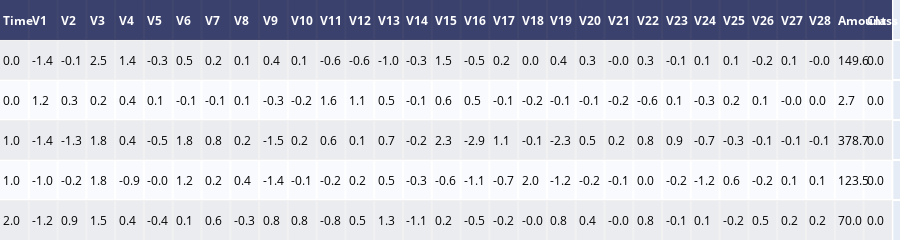

Source (notebook cell):
### Code cell
table = ff.create_table(train.head().round(1))
iplot(table,filename='jupyter-table1')

### Figure 1 — Plotly figure (JSON) as saved in the notebook; plotly's stock layout.template omitted (floating-point values rounded to 4 significant figures; data arrays with more than 128 entries replaced by an {"elided": "..."} marker saying what was removed)
{"data": [{"colorscale": [[0, "#00083e"], [0.5, "#ededee"], [1, "#ffffff"]], "hoverinfo": "none", "opacity": 0.75, "showscale": false, "type": "heatmap", "z": {"elided": "6x31 float values"}}], "layout": {"annotations": [{"align": "left", "font": {"color": "#ffffff"}, "showarrow": false, "text": "<b>Time</b>", "x": -0.45, "xanchor": "left", "xref": "x", "y": 0, "yref": "y"}, {"align": "left", "font": {"color": "#ffffff"}, "showarrow": false, "text": "<b>V1</b>", "x": 0.55, "xanchor": "left", "xref": "x", "y": 0, "yref": "y"}, {"align": "left", "font": {"color": "#ffffff"}, "showarrow": false, "text": "<b>V2</b>", "x": 1.55, "xanchor": "left", "xref": "x", "y": 0, "yref": "y"}, {"align": "left", "font": {"color": "#ffffff"}, "showarrow": false, "text": "<b>V3</b>", "x": 2.55, "xanchor": "left", "xref": "x", "y": 0, "yref": "y"}, {"align": "left", "font": {"color": "#ffffff"}, "showarrow": false, "text": "<b>V4</b>", "x": 3.55, "xanchor": "left", "xref": "x", "y": 0, "yref": "y"}, {"align": "left", "font": {"color": "#ffffff"}, "showarrow": false, "text": "<b>V5</b>", "x": 4.55, "xanchor": "left", "xref": "x", "y": 0, "yref": "y"}, {"align": "left", "font": {"color": "#ffffff"}, "showarrow": false, "text": "<b>V6</b>", "x": 5.55, "xanchor": "left", "xref": "x", "y": 0, "yref": "y"}, {"align": "left", "font": {"color": "#ffffff"}, "showarrow": false, "text": "<b>V7</b>", "x": 6.55, "xanchor": "left", "xref": "x", "y": 0, "yref": "y"}, {"align": "left", "font": {"color": "#ffffff"}, "showarrow": false, "text": "<b>V8</b>", "x": 7.55, "xanchor": "left", "xref": "x", "y": 0, "yref": "y"}, {"align": "left", "font": {"color": "#ffffff"}, "showarrow": false, "text": "<b>V9</b>", "x": 8.55, "xanchor": "left", "xref": "x", "y": 0, "yref": "y"}, {"align": "left", "font": {"color": "#ffffff"}, "showarrow": false, "text": "<b>V10</b>", "x": 9.55, "xanchor": "left", "xref": "x", "y": 0, "yref": "y"}, {"align": "left", "font": {"color": "#ffffff"}, "showarrow": false, "text": "<b>V11</b>", "x": 10.55, "xanchor": "left", "xref": "x", "y": 0, "yref": "y"}, {"align": "left", "font": {"color": "#ffffff"}, "showarrow": false, "text": "<b>V12</b>", "x": 11.55, "xanchor": "left", "xref": "x", "y": 0, "yref": "y"}, {"align": "left", "font": {"color": "#ffffff"}, "showarrow": false, "text": "<b>V13</b>", "x": 12.55, "xanchor": "left", "xref": "x", "y": 0, "yref": "y"}, {"align": "left", "font": {"color": "#ffffff"}, "showarrow": false, "text": "<b>V14</b>", "x": 13.55, "xanchor": "left", "xref": "x", "y": 0, "yref": "y"}, {"align": "left", "font": {"color": "#ffffff"}, "showarrow": false, "text": "<b>V15</b>", "x": 14.55, "xanchor": "left", "xref": "x", "y": 0, "yref": "y"}, {"align": "left", "font": {"color": "#ffffff"}, "showarrow": false, "text": "<b>V16</b>", "x": 15.55, "xanchor": "left", "xref": "x", "y": 0, "yref": "y"}, {"align": "left", "font": {"color": "#ffffff"}, "showarrow": false, "text": "<b>V17</b>", "x": 16.55, "xanchor": "left", "xref": "x", "y": 0, "yref": "y"}, {"align": "left", "font": {"color": "#ffffff"}, "showarrow": false, "text": "<b>V18</b>", "x": 17.55, "xanchor": "left", "xref": "x", "y": 0, "yref": "y"}, {"align": "left", "font": {"color": "#ffffff"}, "showarrow": false, "text": "<b>V19</b>", "x": 18.55, "xanchor": "left", "xref": "x", "y": 0, "yref": "y"}, {"align": "left", "font": {"color": "#ffffff"}, "showarrow": false, "text": "<b>V20</b>", "x": 19.55, "xanchor": "left", "xref": "x", "y": 0, "yref": "y"}, {"align": "left", "font": {"color": "#ffffff"}, "showarrow": false, "text": "<b>V21</b>", "x": 20.55, "xanchor": "left", "xref": "x", "y": 0, "yref": "y"}, {"align": "left", "font": {"color": "#ffffff"}, "showarrow": false, "text": "<b>V22</b>", "x": 21.55, "xanchor": "left", "xref": "x", "y": 0, "yref": "y"}, {"align": "left", "font": {"color": "#ffffff"}, "showarrow": false, "text": "<b>V23</b>", "x": 22.55, "xanchor": "left", "xref": "x", "y": 0, "yref": "y"}, {"align": "left", "font": {"color": "#ffffff"}, "showarrow": false, "text": "<b>V24</b>", "x": 23.55, "xanchor": "left", "xref": "x", "y": 0, "yref": "y"}, {"align": "left", "font": {"color": "#ffffff"}, "showarrow": false, "text": "<b>V25</b>", "x": 24.55, "xanchor": "left", "xref": "x", "y": 0, "yref": "y"}, {"align": "left", "font": {"color": "#ffffff"}, "showarrow": false, "text": "<b>V26</b>", "x": 25.55, "xanchor": "left", "xref": "x", "y": 0, "yref": "y"}, {"align": "left", "font": {"color": "#ffffff"}, "showarrow": false, "text": "<b>V27</b>", "x": 26.55, "xanchor": "left", "xref": "x", "y": 0, "yref": "y"}, {"align": "left", "font": {"color": "#ffffff"}, "showarrow": false, "text": "<b>V28</b>", "x": 27.55, "xanchor": "left", "xref": "x", "y": 0, "yref": "y"}, {"align": "left", "font": {"color": "#ffffff"}, "showarrow": false, "text": "<b>Amount</b>", "x": 28.55, "xanchor": "left", "xref": "x", "y": 0, "yref": "y"}, {"align": "left", "font": {"color": "#ffffff"}, "showarrow": false, "text": "<b>Class</b>", "x": 29.55, "xanchor": "left", "xref": "x", "y": 0, "yref": "y"}, {"align": "left", "font": {"color": "#000000"}, "showarrow": false, "text": "0.0", "x": -0.45, "xanchor": "left", "xref": "x", "y": 1, "yref": "y"}, {"align": "left", "font": {"color": "#000000"}, "showarrow": false, "text": "-1.4", "x": 0.55, "xanchor": "left", "xref": "x", "y": 1, "yref": "y"}, {"align": "left", "font": {"color": "#000000"}, "showarrow": false, "text": "-0.1", "x": 1.55, "xanchor": "left", "xref": "x", "y": 1, "yref": "y"}, {"align": "left", "font": {"color": "#000000"}, "showarrow": false, "text": "2.5", "x": 2.55, "xanchor": "left", "xref": "x", "y": 1, "yref": "y"}, {"align": "left", "font": {"color": "#000000"}, "showarrow": false, "text": "1.4", "x": 3.55, "xanchor": "left", "xref": "x", "y": 1, "yref": "y"}, {"align": "left", "font": {"color": "#000000"}, "showarrow": false, "text": "-0.3", "x": 4.55, "xanchor": "left", "xref": "x", "y": 1, "yref": "y"}, {"align": "left", "font": {"color": "#000000"}, "showarrow": false, "text": "0.5", "x": 5.55, "xanchor": "left", "xref": "x", "y": 1, "yref": "y"}, {"align": "left", "font": {"color": "#000000"}, "showarrow": false, "text": "0.2", "x": 6.55, "xanchor": "left", "xref": "x", "y": 1, "yref": "y"}, {"align": "left", "font": {"color": "#000000"}, "showarrow": false, "text": "0.1", "x": 7.55, "xanchor": "left", "xref": "x", "y": 1, "yref": "y"}, {"align": "left", "font": {"color": "#000000"}, "showarrow": false, "text": "0.4", "x": 8.55, "xanchor": "left", "xref": "x", "y": 1, "yref": "y"}, {"align": "left", "font": {"color": "#000000"}, "showarrow": false, "text": "0.1", "x": 9.55, "xanchor": "left", "xref": "x", "y": 1, "yref": "y"}, {"align": "left", "font": {"color": "#000000"}, "showarrow": false, "text": "-0.6", "x": 10.55, "xanchor": "left", "xref": "x", "y": 1, "yref": "y"}, {"align": "left", "font": {"color": "#000000"}, "showarrow": false, "text": "-0.6", "x": 11.55, "xanchor": "left", "xref": "x", "y": 1, "yref": "y"}, {"align": "left", "font": {"color": "#000000"}, "showarrow": false, "text": "-1.0", "x": 12.55, "xanchor": "left", "xref": "x", "y": 1, "yref": "y"}, {"align": "left", "font": {"color": "#000000"}, "showarrow": false, "text": "-0.3", "x": 13.55, "xanchor": "left", "xref": "x", "y": 1, "yref": "y"}, {"align": "left", "font": {"color": "#000000"}, "showarrow": false, "text": "1.5", "x": 14.55, "xanchor": "left", "xref": "x", "y": 1, "yref": "y"}, {"align": "left", "font": {"color": "#000000"}, "showarrow": false, "text": "-0.5", "x": 15.55, "xanchor": "left", "xref": "x", "y": 1, "yref": "y"}, {"align": "left", "font": {"color": "#000000"}, "showarrow": false, "text": "0.2", "x": 16.55, "xanchor": "left", "xref": "x", "y": 1, "yref": "y"}, {"align": "left", "font": {"color": "#000000"}, "showarrow": false, "text": "0.0", "x": 17.55, "xanchor": "left", "xref": "x", "y": 1, "yref": "y"}, {"align": "left", "font": {"color": "#000000"}, "showarrow": false, "text": "0.4", "x": 18.55, "xanchor": "left", "xref": "x", "y": 1, "yref": "y"}, {"align": "left", "font": {"color": "#000000"}, "showarrow": false, "text": "0.3", "x": 19.55, "xanchor": "left", "xref": "x", "y": 1, "yref": "y"}, {"align": "left", "font": {"color": "#000000"}, "showarrow": false, "text": "-0.0", "x": 20.55, "xanchor": "left", "xref": "x", "y": 1, "yref": "y"}, {"align": "left", "font": {"color": "#000000"}, "showarrow": false, "text": "0.3", "x": 21.55, "xanchor": "left", "xref": "x", "y": 1, "yref": "y"}, {"align": "left", "font": {"color": "#000000"}, "showarrow": false, "text": "-0.1", "x": 22.55, "xanchor": "left", "xref": "x", "y": 1, "yref": "y"}, {"align": "left", "font": {"color": "#000000"}, "showarrow": false, "text": "0.1", "x": 23.55, "xanchor": "left", "xref": "x", "y": 1, "yref": "y"}, {"align": "left", "font": {"color": "#000000"}, "showarrow": false, "text": "0.1", "x": 24.55, "xanchor": "left", "xref": "x", "y": 1, "yref": "y"}, {"align": "left", "font": {"color": "#000000"}, "showarrow": false, "text": "-0.2", "x": 25.55, "xanchor": "left", "xref": "x", "y": 1, "yref": "y"}, {"align": "left", "font": {"color": "#000000"}, "showarrow": false, "text": "0.1", "x": 26.55, "xanchor": "left", "xref": "x", "y": 1, "yref": "y"}, {"align": "left", "font": {"color": "#000000"}, "showarrow": false, "text": "-0.0", "x": 27.55, "xanchor": "left", "xref": "x", "y": 1, "yref": "y"}, {"align": "left", "font": {"color": "#000000"}, "showarrow": false, "text": "149.6", "x": 28.55, "xanchor": "left", "xref": "x", "y": 1, "yref": "y"}, {"align": "left", "font": {"color": "#000000"}, "showarrow": false, "text": "0.0", "x": 29.55, "xanchor": "left", "xref": "x", "y": 1, "yref": "y"}, {"align": "left", "font": {"color": "#000000"}, "showarrow": false, "text": "0.0", "x": -0.45, "xanchor": "left", "xref": "x", "y": 2, "yref": "y"}, {"align": "left", "font": {"color": "#000000"}, "showarrow": false, "text": "1.2", "x": 0.55, "xanchor": "left", "xref": "x", "y": 2, "yref": "y"}, {"align": "left", "font": {"color": "#000000"}, "showarrow": false, "text": "0.3", "x": 1.55, "xanchor": "left", "xref": "x", "y": 2, "yref": "y"}, {"align": "left", "font": {"color": "#000000"}, "showarrow": false, "text": "0.2", "x": 2.55, "xanchor": "left", "xref": "x", "y": 2, "yref": "y"}, {"align": "left", "font": {"color": "#000000"}, "showarrow": false, "text": "0.4", "x": 3.55, "xanchor": "left", "xref": "x", "y": 2, "yref": "y"}, {"align": "left", "font": {"color": "#000000"}, "showarrow": false, "text": "0.1", "x": 4.55, "xanchor": "left", "xref": "x", "y": 2, "yref": "y"}, {"align": "left", "font": {"color": "#000000"}, "showarrow": false, "text": "-0.1", "x": 5.55, "xanchor": "left", "xref": "x", "y": 2, "yref": "y"}, {"align": "left", "font": {"color": "#000000"}, "showarrow": false, "text": "-0.1", "x": 6.55, "xanchor": "left", "xref": "x", "y": 2, "yref": "y"}, {"align": "left", "font": {"color": "#000000"}, "showarrow": false, "text": "0.1", "x": 7.55, "xanchor": "left", "xref": "x", "y": 2, "yref": "y"}, {"align": "left", "font": {"color": "#000000"}, "showarrow": false, "text": "-0.3", "x": 8.55, "xanchor": "left", "xref": "x", "y": 2, "yref": "y"}, {"align": "left", "font": {"color": "#000000"}, "showarrow": false, "text": "-0.2", "x": 9.55, "xanchor": "left", "xref": "x", "y": 2, "yref": "y"}, {"align": "left", "font": {"color": "#000000"}, "showarrow": false, "text": "1.6", "x": 10.55, "xanchor": "left", "xref": "x", "y": 2, "yref": "y"}, {"align": "left", "font": {"color": "#000000"}, "showarrow": false, "text": "1.1", "x": 11.55, "xanchor": "left", "xref": "x", "y": 2, "yref": "y"}, {"align": "left", "font": {"color": "#000000"}, "showarrow": false, "text": "0.5", "x": 12.55, "xanchor": "left", "xref": "x", "y": 2, "yref": "y"}, {"align": "left", "font": {"color": "#000000"}, "showarrow": false, "text": "-0.1", "x": 13.55, "xanchor": "left", "xref": "x", "y": 2, "yref": "y"}, {"align": "left", "font": {"color": "#000000"}, "showarrow": false, "text": "0.6", "x": 14.55, "xanchor": "left", "xref": "x", "y": 2, "yref": "y"}, {"align": "left", "font": {"color": "#000000"}, "showarrow": false, "text": "0.5", "x": 15.55, "xanchor": "left", "xref": "x", "y": 2, "yref": "y"}, {"align": "left", "font": {"color": "#000000"}, "showarrow": false, "text": "-0.1", "x": 16.55, "xanchor": "left", "xref": "x", "y": 2, "yref": "y"}, {"align": "left", "font": {"color": "#000000"}, "showarrow": false, "text": "-0.2", "x": 17.55, "xanchor": "left", "xref": "x", "y": 2, "yref": "y"}, {"align": "left", "font": {"color": "#000000"}, "showarrow": false, "text": "-0.1", "x": 18.55, "xanchor": "left", "xref": "x", "y": 2, "yref": "y"}, {"align": "left", "font": {"color": "#000000"}, "showarrow": false, "text": "-0.1", "x": 19.55, "xanchor": "left", "xref": "x", "y": 2, "yref": "y"}, {"align": "left", "font": {"color": "#000000"}, "showarrow": false, "text": "-0.2", "x": 20.55, "xanchor": "left", "xref": "x", "y": 2, "yref": "y"}, {"align": "left", "font": {"color": "#000000"}, "showarrow": false, "text": "-0.6", "x": 21.55, "xanchor": "left", "xref": "x", "y": 2, "yref": "y"}, {"align": "left", "font": {"color": "#000000"}, "showarrow": false, "text": "0.1", "x": 22.55, "xanchor": "left", "xref": "x", "y": 2, "yref": "y"}, {"align": "left", "font": {"color": "#000000"}, "showarrow": false, "text": "-0.3", "x": 23.55, "xanchor": "left", "xref": "x", "y": 2, "yref": "y"}, {"align": "left", "font": {"color": "#000000"}, "showarrow": false, "text": "0.2", "x": 24.55, "xanchor": "left", "xref": "x", "y": 2, "yref": "y"}, {"align": "left", "font": {"color": "#000000"}, "showarrow": false, "text": "0.1", "x": 25.55, "xanchor": "left", "xref": "x", "y": 2, "yref": "y"}, {"align": "left", "font": {"color": "#000000"}, "showarrow": false, "text": "-0.0", "x": 26.55, "xanchor": "left", "xref": "x", "y": 2, "yref": "y"}, {"align": "left", "font": {"color": "#000000"}, "showarrow": false, "text": "0.0", "x": 27.55, "xanchor": "left", "xref": "x", "y": 2, "yref": "y"}, {"align": "left", "font": {"color": "#000000"}, "showarrow": false, "text": "2.7", "x": 28.55, "xanchor": "left", "xref": "x", "y": 2, "yref": "y"}, {"align": "left", "font": {"color": "#000000"}, "showarrow": false, "text": "0.0", "x": 29.55, "xanchor": "left", "xref": "x", "y": 2, "yref": "y"}, {"align": "left", "font": {"color": "#000000"}, "showarrow": false, "text": "1.0", "x": -0.45, "xanchor": "left", "xref": "x", "y": 3, "yref": "y"}, {"align": "left", "font": {"color": "#000000"}, "showarrow": false, "text": "-1.4", "x": 0.55, "xanchor": "left", "xref": "x", "y": 3, "yref": "y"}, {"align": "left", "font": {"color": "#000000"}, "showarrow": false, "text": "-1.3", "x": 1.55, "xanchor": "left", "xref": "x", "y": 3, "yref": "y"}, {"align": "left", "font": {"color": "#000000"}, "showarrow": false, "text": "1.8", "x": 2.55, "xanchor": "left", "xref": "x", "y": 3, "yref": "y"}, {"align": "left", "font": {"color": "#000000"}, "showarrow": false, "text": "0.4", "x": 3.55, "xanchor": "left", "xref": "x", "y": 3, "yref": "y"}, {"align": "left", "font": {"color": "#000000"}, "showarrow": false, "text": "-0.5", "x": 4.55, "xanchor": "left", "xref": "x", "y": 3, "yref": "y"}, {"align": "left", "font": {"color": "#000000"}, "showarrow": false, "text": "1.8", "x": 5.55, "xanchor": "left", "xref": "x", "y": 3, "yref": "y"}, {"align": "left", "font": {"color": "#000000"}, "showarrow": false, "text": "0.8", "x": 6.55, "xanchor": "left", "xref": "x", "y": 3, "yref": "y"}, {"align": "left", "font": {"color": "#000000"}, "showarrow": false, "text": "0.2", "x": 7.55, "xanchor": "left", "xref": "x", "y": 3, "yref": "y"}, {"align": "left", "font": {"color": "#000000"}, "showarrow": false, "text": "-1.5", "x": 8.55, "xanchor": "left", "xref": "x", "y": 3, "yref": "y"}, {"align": "left", "font": {"color": "#000000"}, "showarrow": false, "text": "0.2", "x": 9.55, "xanchor": "left", "xref": "x", "y": 3, "yref": "y"}, {"align": "left", "font": {"color": "#000000"}, "showarrow": false, "text": "0.6", "x": 10.55, "xanchor": "left", "xref": "x", "y": 3, "yref": "y"}, {"align": "left", "font": {"color": "#000000"}, "showarrow": false, "text": "0.1", "x": 11.55, "xanchor": "left", "xref": "x", "y": 3, "yref": "y"}, {"align": "left", "font": {"color": "#000000"}, "showarrow": false, "text": "0.7", "x": 12.55, "xanchor": "left", "xref": "x", "y": 3, "yref": "y"}, {"align": "left", "font": {"color": "#000000"}, "showarrow": false, "text": "-0.2", "x": 13.55, "xanchor": "left", "xref": "x", "y": 3, "yref": "y"}, {"align": "left", "font": {"color": "#000000"}, "showarrow": false, "text": "2.3", "x": 14.55, "xanchor": "left", "xref": "x", "y": 3, "yref": "y"}, {"align": "left", "font": {"color": "#000000"}, "showarrow": false, "text": "-2.9", "x": 15.55, "xanchor": "left", "xref": "x", "y": 3, "yref": "y"}, {"align": "left", "font": {"color": "#000000"}, "showarrow": false, "text": "1.1", "x": 16.55, "xanchor": "left", "xref": "x", "y": 3, "yref": "y"}, {"align": "left", "font": {"color": "#000000"}, "showarrow": false, "text": "-0.1", "x": 17.55, "xanchor": "left", "xref": "x", "y": 3, "yref": "y"}, {"align": "left", "font": {"color": "#000000"}, "showarrow": false, "text": "-2.3", "x": 18.55, "xanchor": "left", "xref": "x", "y": 3, "yref": "y"}, {"align": "left", "font": {"color": "#000000"}, "showarrow": false, "text": "0.5", "x": 19.55, "xanchor": "left", "xref": "x", "y": 3, "yref": "y"}, {"align": "left", "font": {"color": "#000000"}, "showarrow": false, "text": "0.2", "x": 20.55, "xanchor": "left", "xref": "x", "y": 3, "yref": "y"}, {"align": "left", "font": {"color": "#000000"}, "showarrow": false, "text": "0.8", "x": 21.55, "xanchor": "left", "xref": "x", "y": 3, "yref": "y"}, {"align": "left", "font": {"color": "#000000"}, "showarrow": false, "text": "0.9", "x": 22.55, "xanchor": "left", "xref": "x", "y": 3, "yref": "y"}, {"align": "left", "font": {"color": "#000000"}, "showarrow": false, "text": "-0.7", "x": 23.55, "xanchor": "left", "xref": "x", "y": 3, "yref": "y"}, {"align": "left", "font": {"color": "#000000"}, "showarrow": false, "text": "-0.3", "x": 24.55, "xanchor": "left", "xref": "x", "y": 3, "yref": "y"}, {"align": "left", "font": {"color": "#000000"}, "showarrow": false, "text": "-0.1", "x": 25.55, "xanchor": "left", "xref": "x", "y": 3, "yref": "y"}, {"align": "left", "font": {"color": "#000000"}, "showarrow": false, "text": "-0.1", "x": 26.55, "xanchor": "left", "xref": "x", "y": 3, "yref": "y"}, {"align": "left", "font": {"color": "#000000"}, "showarrow": false, "text": "-0.1", "x": 27.55, "xanchor": "left", "xref": "x", "y": 3, "yref": "y"}, {"align": "left", "font": {"color": "#000000"}, "showarrow": false, "text": "378.7", "x": 28.55, "xanchor": "left", "xref": "x", "y": 3, "yref": "y"}, {"align": "left", "font": {"color": "#000000"}, "showarrow": false, "text": "0.0", "x": 29.55, "xanchor": "left", "xref": "x", "y": 3, "yref": "y"}, {"align": "left", "font": {"color": "#000000"}, "showarrow": false, "text": "1.0", "x": -0.45, "xanchor": "left", "xref": "x", "y": 4, "yref": "y"}, {"align": "left", "font": {"color": "#000000"}, "showarrow": false, "text": "-1.0", "x": 0.55, "xanchor": "left", "xref": "x", "y": 4, "yref": "y"}, {"align": "left", "font": {"color": "#000000"}, "showarrow": false, "text": "-0.2", "x": 1.55, "xanchor": "left", "xref": "x", "y": 4, "yref": "y"}, {"align": "left", "font": {"color": "#000000"}, "showarrow": false, "text": "1.8", "x": 2.55, "xanchor": "left", "xref": "x", "y": 4, "yref": "y"}, {"align": "left", "font": {"color": "#000000"}, "showarrow": false, "text": "-0.9", "x": 3.55, "xanchor": "left", "xref": "x", "y": 4, "yref": "y"}, {"align": "left", "font": {"color": "#000000"}, "showarrow": false, "text": "-0.0", "x": 4.55, "xanchor": "left", "xref": "x", "y": 4, "yref": "y"}, {"align": "left", "font": {"color": "#000000"}, "showarrow": false, "text": "1.2", "x": 5.55, "xanchor": "left", "xref": "x", "y": 4, "yref": "y"}, {"align": "left", "font": {"color": "#000000"}, "showarrow": false, "text": "0.2", "x": 6.55, "xanchor": "left", "xref": "x", "y": 4, "yref": "y"}, {"align": "left", "font": {"color": "#000000"}, "showarrow": false, "text": "0.4", "x": 7.55, "xanchor": "left", "xref": "x", "y": 4, "yref": "y"}, {"align": "left", "font": {"color": "#000000"}, "showarrow": false, "text": "-1.4", "x": 8.55, "xanchor": "left", "xref": "x", "y": 4, "yref": "y"}, {"align": "left", "font": {"color": "#000000"}, "showarrow": false, "text": "-0.1", "x": 9.55, "xanchor": "left", "xref": "x", "y": 4, "yref": "y"}, {"align": "left", "font": {"color": "#000000"}, "showarrow": false, "text": "-0.2", "x": 10.55, "xanchor": "left", "xref": "x", "y": 4, "yref": "y"}, {"align": "left", "font": {"color": "#000000"}, "showarrow": false, "text": "0.2", "x": 11.55, "xanchor": "left", "xref": "x", "y": 4, "yref": "y"}, {"align": "left", "font": {"color": "#000000"}, "showarrow": false, "text": "0.5", "x": 12.55, "xanchor": "left", "xref": "x", "y": 4, "yref": "y"}, {"align": "left", "font": {"color": "#000000"}, "showarrow": false, "text": "-0.3", "x": 13.55, "xanchor": "left", "xref": "x", "y": 4, "yref": "y"}, {"align": "left", "font": {"color": "#000000"}, "showarrow": false, "text": "-0.6", "x": 14.55, "xanchor": "left", "xref": "x", "y": 4, "yref": "y"}, {"align": "left", "font": {"color": "#000000"}, "showarrow": false, "text": "-1.1", "x": 15.55, "xanchor": "left", "xref": "x", "y": 4, "yref": "y"}, {"align": "left", "font": {"color": "#000000"}, "showarrow": false, "text": "-0.7", "x": 16.55, "xanchor": "left", "xref": "x", "y": 4, "yref": "y"}, {"align": "left", "font": {"color": "#000000"}, "showarrow": false, "text": "2.0", "x": 17.55, "xanchor": "left", "xref": "x", "y": 4, "yref": "y"}, {"align": "left", "font": {"color": "#000000"}, "showarrow": false, "text": "-1.2", "x": 18.55, "xanchor": "left", "xref": "x", "y": 4, "yref": "y"}, {"align": "left", "font": {"color": "#000000"}, "showarrow": false, "text": "-0.2", "x": 19.55, "xanchor": "left", "xref": "x", "y": 4, "yref": "y"}, {"align": "left", "font": {"color": "#000000"}, "showarrow": false, "text": "-0.1", "x": 20.55, "xanchor": "left", "xref": "x", "y": 4, "yref": "y"}, {"align": "left", "font": {"color": "#000000"}, "showarrow": false, "text": "0.0", "x": 21.55, "xanchor": "left", "xref": "x", "y": 4, "yref": "y"}, {"align": "left", "font": {"color": "#000000"}, "showarrow": false, "text": "-0.2", "x": 22.55, "xanchor": "left", "xref": "x", "y": 4, "yref": "y"}, {"align": "left", "font": {"color": "#000000"}, "showarrow": false, "text": "-1.2", "x": 23.55, "xanchor": "left", "xref": "x", "y": 4, "yref": "y"}, {"align": "left", "font": {"color": "#000000"}, "showarrow": false, "text": "0.6", "x": 24.55, "xanchor": "left", "xref": "x", "y": 4, "yref": "y"}, {"align": "left", "font": {"color": "#000000"}, "showarrow": false, "text": "-0.2", "x": 25.55, "xanchor": "left", "xref": "x", "y": 4, "yref": "y"}, {"align": "left", "font": {"color": "#000000"}, "showarrow": false, "text": "0.1", "x": 26.55, "xanchor": "left", "xref": "x", "y": 4, "yref": "y"}, {"align": "left", "font": {"color": "#000000"}, "showarrow": false, "text": "0.1", "x": 27.55, "xanchor": "left", "xref": "x", "y": 4, "yref": "y"}, {"align": "left", "font": {"color": "#000000"}, "showarrow": false, "text": "123.5", "x": 28.55, "xanchor": "left", "xref": "x", "y": 4, "yref": "y"}, {"align": "left", "font": {"color": "#000000"}, "showarrow": false, "text": "0.0", "x": 29.55, "xanchor": "left", "xref": "x", "y": 4, "yref": "y"}, {"align": "left", "font": {"color": "#000000"}, "showarrow": false, "text": "2.0", "x": -0.45, "xanchor": "left", "xref": "x", "y": 5, "yref": "y"}, {"align": "left", "font": {"color": "#000000"}, "showarrow": false, "text": "-1.2", "x": 0.55, "xanchor": "left", "xref": "x", "y": 5, "yref": "y"}, {"align": "left", "font": {"color": "#000000"}, "showarrow": false, "text": "0.9", "x": 1.55, "xanchor": "left", "xref": "x", "y": 5, "yref": "y"}, {"align": "left", "font": {"color": "#000000"}, "showarrow": false, "text": "1.5", "x": 2.55, "xanchor": "left", "xref": "x", "y": 5, "yref": "y"}, {"align": "left", "font": {"color": "#000000"}, "showarrow": false, "text": "0.4", "x": 3.55, "xanchor": "left", "xref": "x", "y": 5, "yref": "y"}, {"align": "left", "font": {"color": "#000000"}, "showarrow": false, "text": "-0.4", "x": 4.55, "xanchor": "left", "xref": "x", "y": 5, "yref": "y"}, {"align": "left", "font": {"color": "#000000"}, "showarrow": false, "text": "0.1", "x": 5.55, "xanchor": "left", "xref": "x", "y": 5, "yref": "y"}, {"align": "left", "font": {"color": "#000000"}, "showarrow": false, "text": "0.6", "x": 6.55, "xanchor": "left", "xref": "x", "y": 5, "yref": "y"}, {"align": "left", "font": {"color": "#000000"}, "showarrow": false, "text": "-0.3", "x": 7.55, "xanchor": "left", "xref": "x", "y": 5, "yref": "y"}, {"align": "left", "font": {"color": "#000000"}, "showarrow": false, "text": "0.8", "x": 8.55, "xanchor": "left", "xref": "x", "y": 5, "yref": "y"}, {"align": "left", "font": {"color": "#000000"}, "showarrow": false, "text": "0.8", "x": 9.55, "xanchor": "left", "xref": "x", "y": 5, "yref": "y"}, {"align": "left", "font": {"color": "#000000"}, "showarrow": false, "text": "-0.8", "x": 10.55, "xanchor": "left", "xref": "x", "y": 5, "yref": "y"}, {"align": "left", "font": {"color": "#000000"}, "showarrow": false, "text": "0.5", "x": 11.55, "xanchor": "left", "xref": "x", "y": 5, "yref": "y"}, {"align": "left", "font": {"color": "#000000"}, "showarrow": false, "text": "1.3", "x": 12.55, "xanchor": "left", "xref": "x", "y": 5, "yref": "y"}, {"align": "left", "font": {"color": "#000000"}, "showarrow": false, "text": "-1.1", "x": 13.55, "xanchor": "left", "xref": "x", "y": 5, "yref": "y"}, {"align": "left", "font": {"color": "#000000"}, "showarrow": false, "text": "0.2", "x": 14.55, "xanchor": "left", "xref": "x", "y": 5, "yref": "y"}, {"align": "left", "font": {"color": "#000000"}, "showarrow": false, "text": "-0.5", "x": 15.55, "xanchor": "left", "xref": "x", "y": 5, "yref": "y"}, {"align": "left", "font": {"color": "#000000"}, "showarrow": false, "text": "-0.2", "x": 16.55, "xanchor": "left", "xref": "x", "y": 5, "yref": "y"}, {"align": "left", "font": {"color": "#000000"}, "showarrow": false, "text": "-0.0", "x": 17.55, "xanchor": "left", "xref": "x", "y": 5, "yref": "y"}, {"align": "left", "font": {"color": "#000000"}, "showarrow": false, "text": "0.8", "x": 18.55, "xanchor": "left", "xref": "x", "y": 5, "yref": "y"}, {"align": "left", "font": {"color": "#000000"}, "showarrow": false, "text": "0.4", "x": 19.55, "xanchor": "left", "xref": "x", "y": 5, "yref": "y"}, {"align": "left", "font": {"color": "#000000"}, "showarrow": false, "text": "-0.0", "x": 20.55, "xanchor": "left", "xref": "x", "y": 5, "yref": "y"}, {"align": "left", "font": {"color": "#000000"}, "showarrow": false, "text": "0.8", "x": 21.55, "xanchor": "left", "xref": "x", "y": 5, "yref": "y"}, {"align": "left", "font": {"color": "#000000"}, "showarrow": false, "text": "-0.1", "x": 22.55, "xanchor": "left", "xref": "x", "y": 5, "yref": "y"}, {"align": "left", "font": {"color": "#000000"}, "showarrow": false, "text": "0.1", "x": 23.55, "xanchor": "left", "xref": "x", "y": 5, "yref": "y"}, {"align": "left", "font": {"color": "#000000"}, "showarrow": false, "text": "-0.2", "x": 24.55, "xanchor": "left", "xref": "x", "y": 5, "yref": "y"}, {"align": "left", "font": {"color": "#000000"}, "showarrow": false, "text": "0.5", "x": 25.55, "xanchor": "left", "xref": "x", "y": 5, "yref": "y"}, {"align": "left", "font": {"color": "#000000"}, "showarrow": false, "text": "0.2", "x": 26.55, "xanchor": "left", "xref": "x", "y": 5, "yref": "y"}, {"align": "left", "font": {"color": "#000000"}, "showarrow": false, "text": "0.2", "x": 27.55, "xanchor": "left", "xref": "x", "y": 5, "yref": "y"}, {"align": "left", "font": {"color": "#000000"}, "showarrow": false, "text": "70.0", "x": 28.55, "xanchor": "left", "xref": "x", "y": 5, "yref": "y"}, {"align": "left", "font": {"color": "#000000"}, "showarrow": false, "text": "0.0", "x": 29.55, "xanchor": "left", "xref": "x", "y": 5, "yref": "y"}], "height": 230, "margin": {"b": 0, "l": 0, "r": 0, "t": 0}, "xaxis": {"dtick": 1, "gridwidth": 2, "showticklabels": false, "tick0": -0.5, "ticks": "", "zeroline": false}, "yaxis": {"autorange": "reversed", "dtick": 1, "gridwidth": 2, "showticklabels": false, "tick0": 0.5, "ticks": "", "zeroline": false}}}
